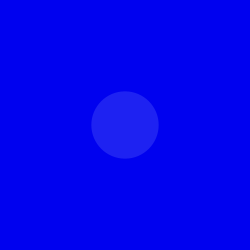
Frame 1 (no input)
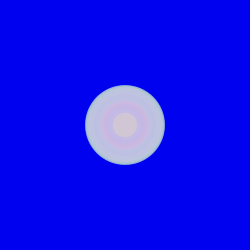
Frame 60 (the mouse pressed at the canvas centre just before this capture)
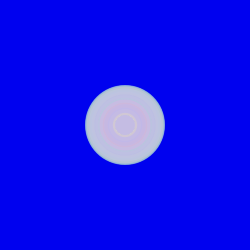
Frame 120 (the mouse held since frame 60 and released just before this capture)

The Processing sketch that drew these frames (run headless with seeded random() and noise(); from frame 60 on, the mouse is pressed at the canvas centre):

// Processing sketch: processing_153734
// ── processing_153734.pde

int counter;

void setup() {  //setup function called initially, only once
  size(250, 250);
  background(495);  //set background white
  colorMode(HSB);   //set colors to Hue, Saturation, Brightness mode
  counter = 0;
}

void draw() {  //draw function loops 
  counter++;
  noStroke();
  fill(random(255),100,255,50);
  
  if(mousePressed == true) { //add some interaction
    ellipse(mouseX, mouseY, 20, 20);
  }
  else {
    ellipse(width/2, height/2, 80*sin(counter), 80*sin(counter));
  }
}
